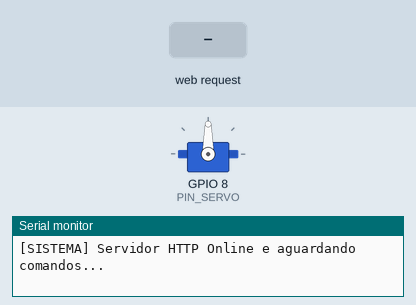
Bench run of a sketch on a simulated ESP32-C3. Shown: servo, the last lines printed to the serial monitor. The test bench sets the inputs (shaded band).

Above: at 2.2 s.
2.3 s: HTTP request GET /setServo?value=1 received
At 2.7 s:
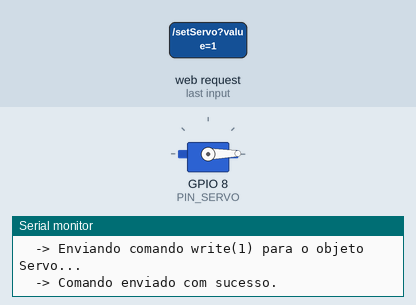
3.8 s: HTTP request GET /setServo?value=120 received
At 5.0 s:
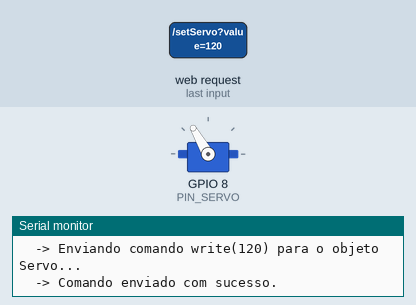
Timing chart, 0 to 6.8 s (numbered marks = the images above; inputs shaded):
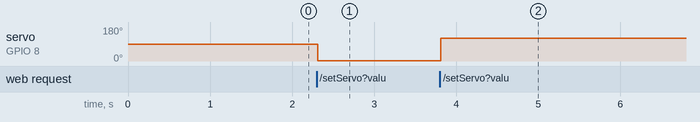

Measured:
- after the input at 2.3 s, servo on GPIO 8 (PIN_SERVO): 90° → 1° at once
- after the input at 3.8 s, servo on GPIO 8 (PIN_SERVO): 1° → 120° at once

The sketch:

perifericos.ino
```cpp
#include <WiFi.h>
#include <WebServer.h>
#include <ESP32Servo.h>

const char* ssid = "toner";
const char* password = "toner123";

WebServer server(80);
Servo meuServo;

const int PIN_LED = 7;
const int PIN_SERVO = 8;

int ledFreq = 5000;
int ledResolution = 8;


bool applyLedcConfig(int freq) {
  ledcDetach(PIN_LED);

  for (int res = 8; res >= 1; res--) {
    if (ledcAttach(PIN_LED, freq, res)) { ledResolution = res; return true; }
  }
  for (int res = 9; res <= 14; res++) {
    if (ledcAttach(PIN_LED, freq, res)) { ledResolution = res; return true; }
  }
  return false;
}

void handleRoot() {
  Serial.println("\n[WEB] Usuário acessou a página principal (/)");
  String html = "<!DOCTYPE html><html><head><meta name='viewport' content='width=device-width, initial-scale=1.0'>";
  html += "<title>ESP32-C3 Control Dashboard</title>";
  html += "<style>body{font-family:Arial,sans-serif; text-align:center; padding:20px; background:#f4f4f4;}";
  html += ".slider {width: 80%; max-width: 400px; margin: 20px auto;} h1{color:#333;}</style></head><body>";
  html += "<h1>ESP32-C3 Control Dashboard</h1>";

  html += "<div><h3>Slider 1: Intensidade do LED</h3>";
  html += "<input type='range' min='0' max='255' class='slider' id='ledSlider' onchange='updateLED(this.value)'></div>";

  html += "<div><h3>Slider 2: Posicao do Servo (0 a 180)</h3>";
  html += "<input type='range' min='0' max='180' class='slider' id='servoSlider' onchange='updateServo(this.value)'></div>";

  html += "<div><h3>Frequencia PWM do LED (Hz)</h3>";
  html += "<input type='number' min='1' max='40000' value='" + String(ledFreq) + "' id='freqInput' style='width:100px; padding:5px; font-size:16px;'> ";
  html += "<button onclick='updateFreq()' style='padding:5px 15px; font-size:16px;'>Aplicar</button></div>";

  html += "<script>function updateLED(val) { fetch('/setLED?value=' + val); }";
  html += "function updateServo(val) { fetch('/setServo?value=' + val); }";
  html += "function updateFreq() { var val = document.getElementById('freqInput').value; fetch('/setFreq?value=' + val); }</script>";
  html += "</body></html>";

  server.send(200, "text/html", html);
}

void handleLED() {
  if (server.hasArg("value")) {
    int brightness = server.arg("value").toInt();

    int maxDuty = (1 << ledResolution) - 1;
    int scaledBrightness = map(brightness, 0, 255, 0, maxDuty);
    ledcWrite(PIN_LED, scaledBrightness);
    server.send(200, "text/plain", "OK");
  } else {
    server.send(400, "text/plain", "Bad Request");
  }
}

void handleFreq() {
  Serial.println("\n[REQUISIÇÃO] Rota /setFreq foi chamada!");
  if (server.hasArg("value")) {
    int freq = server.arg("value").toInt();
    if (freq >= 1 && freq <= 40000) {
      ledFreq = freq;
      if (applyLedcConfig(ledFreq)) {
        Serial.print("  -> Frequencia do LED alterada para: "); Serial.print(ledFreq); Serial.print(" Hz (resolucao: "); Serial.print(ledResolution); Serial.println(" bits)");
        server.send(200, "text/plain", "OK");
      } else {
        Serial.println("  [ERRO] Nenhuma resolucao valida para esta frequencia!");
        server.send(400, "text/plain", "Frequencia nao suportada pelo hardware");
      }
    } else {
      Serial.println("  [AVISO] Frequencia fora do intervalo (1-40000)");
      server.send(400, "text/plain", "Frequencia Invalida");
    }
  } else {
    server.send(400, "text/plain", "Bad Request - Missing Value");
  }
}


void handleServo() {
  Serial.println("\n[REQUISIÇÃO] Rota /setServo foi chamada!");

  if (server.hasArg("value")) {
    String rawValue = server.arg("value");
    int angle = rawValue.toInt();

    Serial.print("  -> Texto recebido da Web: \""); Serial.print(rawValue); Serial.println("\"");
    Serial.print("  -> Convertido para Inteiro: "); Serial.println(angle);

    if (angle >= 0 && angle <= 180) {
      Serial.print("  -> Enviando comando write("); Serial.print(angle); Serial.println(") para o objeto Servo...");

      meuServo.write(angle);
      delay(15);

      Serial.println("  -> Comando enviado com sucesso.");
      server.send(200, "text/plain", "OK");
    } else {
      Serial.print("  [AVISO] Ângulo fora do escopo permitido (0-180): "); Serial.println(angle);
      server.send(400, "text/plain", "Angulo Invalido");
    }

  } else {
    Serial.println("  [ERRO] A requisição chegou, mas falta o argumento '?value=' na URL!");
    server.send(400, "text/plain", "Bad Request - Missing Value");
  }
}

void setup() {
  Serial.begin(115200);
  delay(1000);
  Serial.println("\n=============================================");
  Serial.println("--- BOOT: INICIANDO DIAGNÓSTICO DO ESP32-C3 ---");
  Serial.println("=============================================");

  Serial.print("[SETUP] Configurando LED no Pino "); Serial.print(PIN_LED);
  if (applyLedcConfig(ledFreq)) {
    Serial.print(" -> OK (resolucao: "); Serial.print(ledResolution); Serial.println(" bits)");
  } else {
    Serial.println(" -> FALHA ao configurar LEDC!");
  }

  Serial.println("[SETUP] Alocando Timers de hardware para o PWM...");
  ESP32PWM::allocateTimer(2);
  ESP32PWM::allocateTimer(3);

  Serial.print("[SETUP] Configurando Servo no Pino "); Serial.println(PIN_SERVO);
  meuServo.setPeriodHertz(50);

  int canalAlocado = meuServo.attach(PIN_SERVO, 500, 2500);
  Serial.print("  -> Canal PWM atribuído ao servo: "); Serial.println(canalAlocado);

  Serial.print("[REDE] Criando Hotspot: "); Serial.println(ssid);
  WiFi.softAP(ssid, password);

  IPAddress IP = WiFi.softAPIP();
  Serial.print("[REDE] Hotspot Pronto. IP do Dashboard: "); Serial.println(IP);

  server.on("/", HTTP_GET, handleRoot);
  server.on("/setLED", HTTP_GET, handleLED);
  server.on("/setServo", HTTP_GET, handleServo);
  server.on("/setFreq", HTTP_GET, handleFreq);

  server.begin();
  Serial.println("[SISTEMA] Servidor HTTP Online e aguardando comandos...\n");
}

void loop() {
  server.handleClient();

}
```
